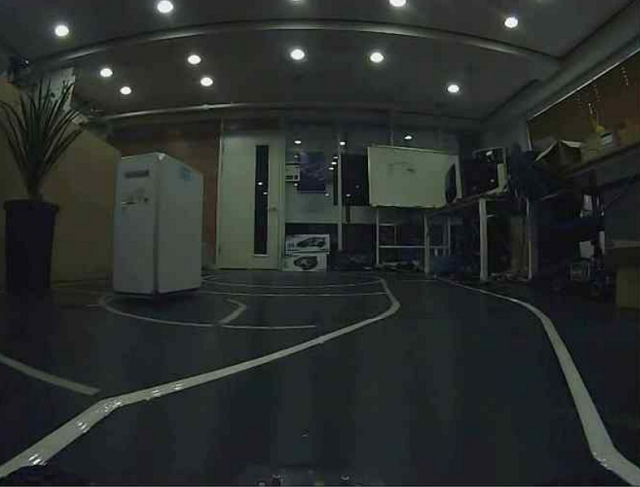
#> input picture src/my_hough/src/line_pic1.png, 640 x 487 px
$ python my_hough.py
#> lines starting #> are read from the running program, lines starting #| are printed output that depends on the picture; after the words box and inside, x2 and y2 are one past the last pixel; in counts of white or black regions, pixels touching at a corner belong together
import numpy as np
import cv2, math

image = np.empty(shape=[0])
CAM_FPS = 30

def start():
    global image

    if True:
        image = cv2.imread('line_pic1.png', cv2.IMREAD_COLOR)
#> image is the input picture: shape (487, 640, 3); mean B, G, R 43, 44.7, 40.7
        HEIGHT, WIDTH = image.shape[:2]
#> HEIGHT = 487; WIDTH = 640
        ROI_ROW = int(HEIGHT * 0.52)
#> ROI_ROW = 253
        ROI_HEIGHT = HEIGHT - ROI_ROW
#> ROI_HEIGHT = 234
        L_ROW = ROI_HEIGHT - int(HEIGHT * 0.25)
#> L_ROW = 113

        prev_x_left = 0
        prev_x_right = WIDTH
#> prev_x_right = 640

        img = image.copy()
        display_img = img

        gray = cv2.cvtColor(img, cv2.COLOR_BGR2GRAY)
        blur_gray = cv2.GaussianBlur(gray, (5, 5), 0)
        edge_img = cv2.Canny(np.uint8(blur_gray), 30, 60)
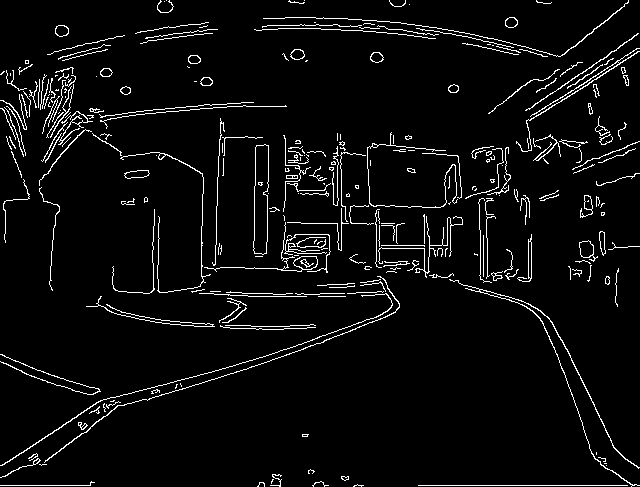
#> edge_img: shape (487, 640); 4.7% white in thin lines or dots

        #cv2.imshow("original", img)
        #cv2.imshow("gray", gray)
        #cv2.imshow("gaussian blur", blur_gray)
        cv2.imshow("edge", edge_img)
        cv2.waitKey()
        all_lines = cv2.HoughLinesP(edge_img, 1, math.pi/180, 2, 2, 2)
#> all_lines = 1289 rows, first 6: [608, 436, 610, 438], [511, 50, 516, 50], [543, 156, 553, 147], [62, 142, 62, 140], [592, 402, 594, 405], [59, 208, 59, 206]
        if all_lines is None:
            return
        print("Number of lines : %d" % len(all_lines))
#| Number of lines : 1289
        #print(all_lines)

        line_draw_img = img.copy()
        for line in all_lines:
            x1, y1, x2, y2 = line[0]
            cv2.line(line_draw_img, (x1, y1), (x2, y2), (0, 255, 0), 2)
#> this loop made 1289 passes
#> line_draw_img: shape (487, 640, 3); 6.5% of pixels changed, all inside (x1, y1, x2, y2) = (0, 0, 640, 487)

        #cv2.imshow("found lines", line_draw_img)
        #cv2.waitKey()

        roi_img = img[ROI_ROW:HEIGHT, 0:WIDTH]
	# Right original: 0:WIDTH
        roi_edge_img = edge_img[ROI_ROW:HEIGHT, 0:WIDTH]
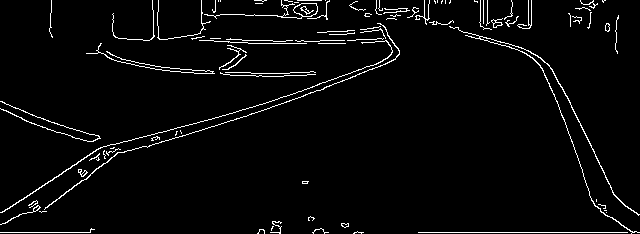
#> roi_edge_img: shape (234, 640); 3.4% white in thin lines or dots
        #cv2.imshow("roi edge img", roi_edge_img)

        display_img[ROI_ROW:HEIGHT, 0:WIDTH] = line_draw_img[ROI_ROW:HEIGHT, 0:WIDTH]
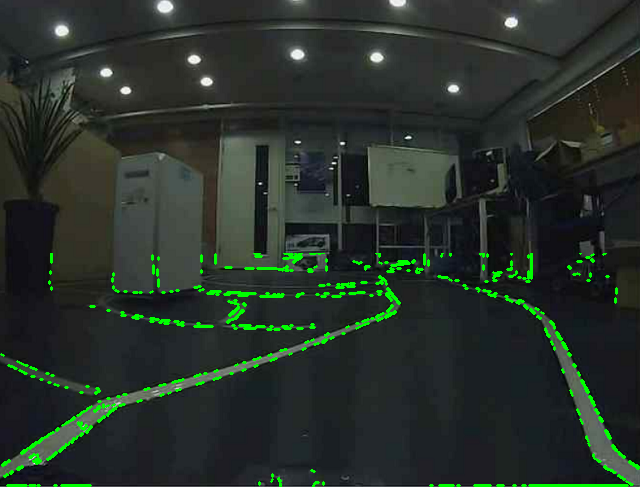
#> display_img: shape (487, 640, 3); 2.28% of pixels changed, all inside (x1, y1, x2, y2) = (0, 253, 640, 487)
        cv2.imshow("roi lines", display_img)
        cv2.waitKey()

        slopes = []
        filtered_lines = []

        for line in all_lines:
            x1, y1, x2, y2 = line[0]

            if (x2 == x1):
                slope = 1000.0
            else:
                slope = float(y2-y1) / float(x2-x1)

            if 0.2 < abs(slope):
                slopes.append(slope)
                filtered_lines.append(line[0])
#> this loop made 1289 passes
#> (x1, y1, x2, y2, slope) on passes 1 to 12: (608, 436, 610, 438, 1), (511, 50, 516, 50, 0), (543, 156, 553, 147, -0.9), (62, 142, 62, 140, 1000), (592, 402, 594, 405, 1.5), (59, 208, 59, 206, 1000), (83, 122, 87, 122, 0), (25, 129, 26, 126, -3), (318, 253, 324, 252, -0.167), (288, 251, 288, 243, 1000), (561, 86, 569, 81, -0.625), (45, 161, 47, 158, -1.5)
#> (x1, y1, x2, y2) on pass 91: (172, 37, 178, 37)

        print("Number of lines after slope filtering : %d" % len(filtered_lines))
#| Number of lines after slope filtering : 718


        left_lines = []
        right_lines = []

        for j in range(len(slopes)):
            Line = filtered_lines[j]
            slope = slopes[j]

            x1, y1, x2, y2 = Line
            if (slope < 0) and (x2 < WIDTH/2):
                left_lines.append(Line.tolist())
            elif (slope > 0) and (x1 > WIDTH/2):
                right_lines.append(Line.tolist())

        print("Number of left lines : %d" % len(left_lines))
#| Number of left lines : 147
        print("Number of right lines : %d" % len(right_lines))
#| Number of right lines : 212


        # right_lines in yellow color
        line_draw_img = roi_img.copy()
#> line_draw_img: shape (234, 640, 3)

        for line in left_lines:
            x1, y1, x2, y2 = line
            cv2.line(line_draw_img, (x1, y1), (x2, y2), (0, 0, 255), 2)
#> this loop made 147 passes
#> line on passes 1 to 12: [25, 129, 26, 126], [45, 161, 47, 158], [83, 429, 84, 427], [72, 115, 77, 111], [35, 91, 37, 85], [29, 448, 33, 444], [314, 267, 316, 266], [66, 137, 67, 135], [32, 446, 36, 442], [52, 121, 54, 114], [77, 415, 80, 414], [45, 121, 50, 113]
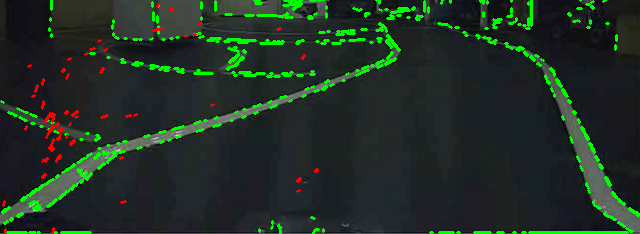
#> line_draw_img: shape (234, 640, 3); mean B, G, R 36.7, 47.6, 33.1

        for line in right_lines:
            x1, y1, x2, y2 = line
            cv2.line(line_draw_img, (x1, y1), (x2, y2), (0, 255, 255), 2)
#> this loop made 212 passes
#> line on passes 1 to 3: [608, 436, 610, 438], [592, 402, 594, 405], [545, 330, 545, 328]
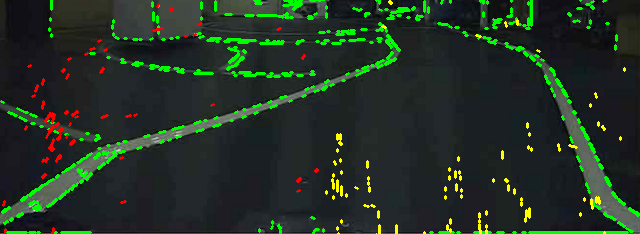
#> line_draw_img: shape (234, 640, 3); 0.88% of pixels changed, all inside (x1, y1, x2, y2) = (325, 0, 626, 234)

        display_img[ROI_ROW:HEIGHT, 0:WIDTH] = line_draw_img
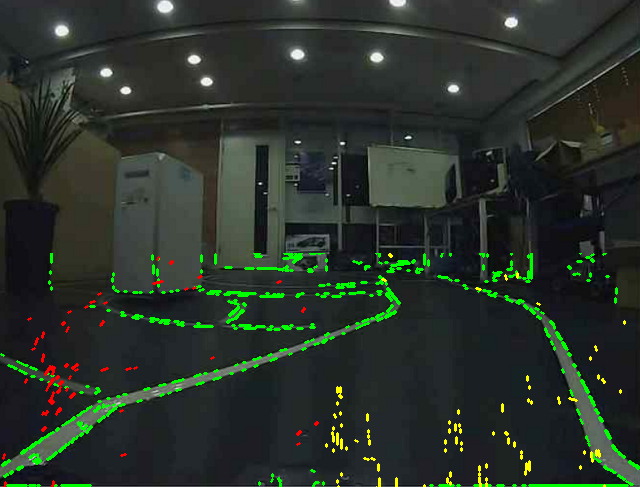
#> display_img: shape (487, 640, 3); 0.72% of pixels changed, all inside (x1, y1, x2, y2) = (2, 253, 626, 487)
        cv2.imshow("left & right lines", display_img)
        cv2.waitKey()


        # left lines
        m_left, b_left = 0.0, 0.0
        x_sum, y_sum, m_sum = 0.0, 0.0, 0.0

        size = len(left_lines)
        if size != 0:
            for line in left_lines:
                x1, y1, x2, y2 = line
                x_sum += x1 + x2
                y_sum += y1 + y2
                if(x2 != x1):
                    m_sum += float(y2-y1) / float(x2-x1)
                else:
                    m_sum += 0

            x_avg = x_sum / (size*2)
            y_avg = y_sum / (size*2)
            m_left = m_sum / size
            b_left = y_avg - m_left * x_avg


        if m_left != 0.0:
            x1 = int((0.0 - b_left) / m_left)
            x2 = int((ROI_HEIGHT - b_left) / m_left)
            cv2.line(line_draw_img, (x1, 0), (x2, ROI_HEIGHT), (255, 0, 0), 2)


        # right lines
        m_right, b_right = 0.0, 0.0
        x_sum, y_sum, m_sum = 0.0, 0.0, 0.0

        size = len(right_lines)
        if size != 0:
            for line in right_lines:
                x1, y1, x2, y2 = line
                x_sum += x1 + x2
                y_sum += y1 + y2
                if(x2 != x1):
                    m_sum += float(y2-y1) / float(x2-x1)
                else:
                    m_sum += 0

            x_avg = x_sum / (size*2)
            y_avg = y_sum / (size*2)
            m_right = m_sum / size
            b_right = y_avg - m_right * x_avg


        if m_right != 0.0:
            x1 = int((0.0 - b_right) / m_right)
            x2 = int((ROI_HEIGHT - b_right) / m_right)
            cv2.line(line_draw_img, (x1, 0), (x2, ROI_HEIGHT), (255, 0, 0), 2)


        #
        if m_left == 0.0:
            x_left = prev_x_left
        else:
            x_left = int((L_ROW - b_left) / m_left)

        if m_right == 0.0:
            x_right = prev_x_right
        else:
            x_right = int((L_ROW - b_right) / m_right)
            prev_x_right = x_right

        prev_x_left = x_left
        prev_x_right = x_right

        x_midpoint = (x_left + x_right) // 2
        view_center = WIDTH//2

        print("Left/Right Lane Positions: %d %d" %(x_left, x_right))
#| Left/Right Lane Positions: 255 194
        print("Lane Midpoint : %d" %(x_midpoint))
#| Lane Midpoint : 224
        print("Gap from the View_center : %d" %(x_midpoint - view_center))
#| Gap from the View_center : -96


        #Debugging
        cv2.line(line_draw_img, (0, L_ROW), (WIDTH, L_ROW), (0, 255, 255), 2)
        cv2.rectangle(line_draw_img, (x_left-5, L_ROW-5), (x_left+5, L_ROW+5), (0, 255, 0), 4)
        cv2.rectangle(line_draw_img, (x_right-5, L_ROW-5), (x_right+5, L_ROW+5), (0, 255, 0), 4)
        cv2.rectangle(line_draw_img, (x_midpoint-5, L_ROW-5), (x_midpoint+5, L_ROW+5), (0, 255, 0), 4)
        cv2.rectangle(line_draw_img, (view_center-5, L_ROW-5), (view_center+5, L_ROW+5), (0, 255, 0), 4)

        display_img[ROI_ROW:HEIGHT, 0:WIDTH] = line_draw_img
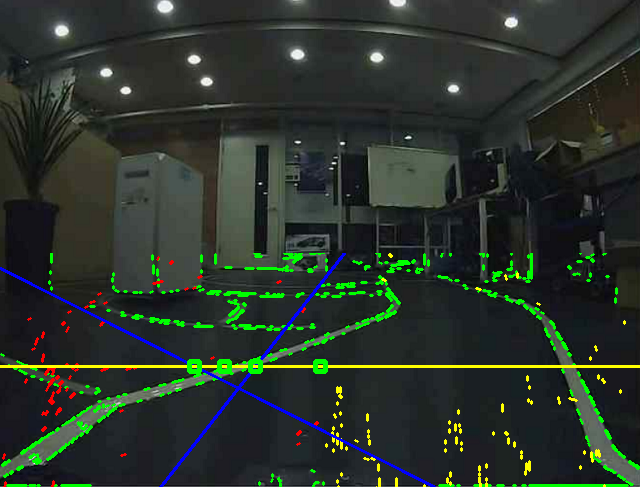
#> display_img: shape (487, 640, 3); 1.54% of pixels changed, all inside (x1, y1, x2, y2) = (0, 253, 640, 487)
        cv2.imshow("Lanes positions", display_img)
        cv2.waitKey()


if __name__ == '__main__':
    start()
